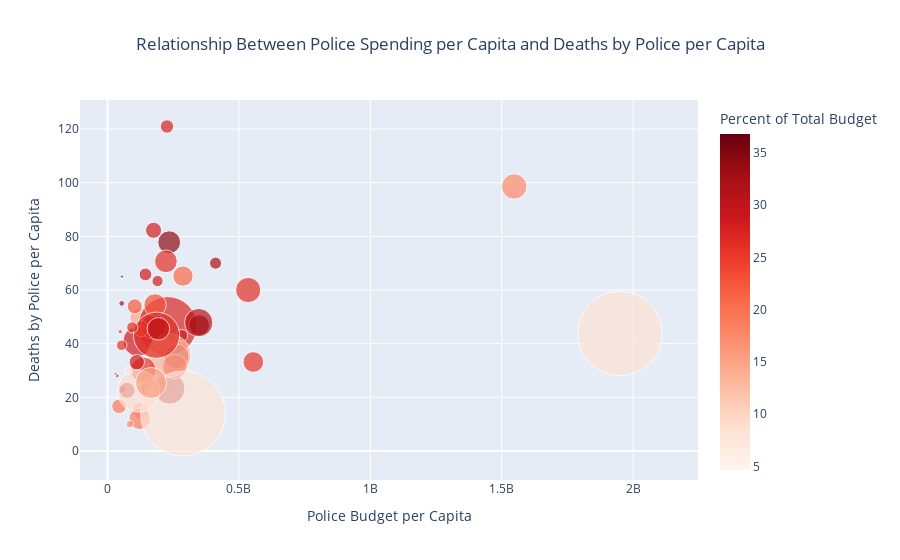

This figure's notebook cell:
### Markdown cell above
The correlation coefficient between police budget and the number of deaths by police is approximately **0.78**.

### Interpretation:
- **Correlation Coefficient (0.78)**: This indicates a strong positive correlation between police budget and the number of deaths by police. In other words, states with higher police budgets tend to have a higher number of deaths by police.

### Code cell
import pandas as pd
import plotly.express as px

# Load the cleaned datasets (assumed to be already loaded as police_killings_data and police_budgets)

# Aggregate police spending data by state
state_budget_data = merged_data.groupby('State').agg({
    'Police Budget': 'sum',
    'Total Budget': 'sum'
}).reset_index()

# Aggregate the number of police deaths by state
state_deaths_data = police_killings_data.groupby('State').size().reset_index(name='Number of Deaths')

# Combine the aggregated police spending and deaths data by state
combined_data = pd.merge(state_budget_data, state_deaths_data, on='State', how='outer')

# Add population data
population_data = {
    'AL': 4.9, 'AK': 0.7, 'AZ': 7.3, 'AR': 3.0, 'CA': 39.5, 'CO': 5.8, 'CT': 3.6, 'DE': 1.0, 'FL': 21.5, 'GA': 10.7,
    'HI': 1.4, 'ID': 1.8, 'IL': 12.7, 'IN': 6.7, 'IA': 3.2, 'KS': 2.9, 'KY': 4.5, 'LA': 4.6, 'ME': 1.3, 'MD': 6.0,
    'MA': 6.9, 'MI': 10.0, 'MN': 5.6, 'MS': 2.9, 'MO': 6.1, 'MT': 1.1, 'NE': 1.9, 'NV': 3.1, 'NH': 1.4, 'NJ': 8.9,
    'NM': 2.1, 'NY': 19.3, 'NC': 10.5, 'ND': 0.8, 'OH': 11.7, 'OK': 4.0, 'OR': 4.2, 'PA': 12.8, 'RI': 1.1, 'SC': 5.1,
    'SD': 0.9, 'TN': 6.9, 'TX': 29.0, 'UT': 3.3, 'VT': 0.6, 'VA': 8.6, 'WA': 7.6, 'WV': 1.8, 'WI': 5.8, 'WY': 0.6
}
combined_data['Population (millions)'] = combined_data['State'].map(population_data)

# Normalize data
combined_data['Police Budget per Capita'] = combined_data['Police Budget'] / combined_data['Population (millions)']
combined_data['Deaths per Capita'] = combined_data['Number of Deaths'] / combined_data['Population (millions)']
combined_data['Percent of Total Budget'] = (combined_data['Police Budget'] / combined_data['Total Budget']) * 100

# Create a scatter plot with normalized values
fig_normalized = px.scatter(
    combined_data,
    x='Police Budget per Capita',
    y='Deaths per Capita',
    size='Total Budget',
    color='Percent of Total Budget',
    hover_name='State',
    hover_data=['Police Budget', 'Total Budget', 'Number of Deaths', 'Population (millions)', 'Percent of Total Budget'],
    title='Relationship Between Police Spending per Capita and Deaths by Police per Capita',
    size_max=60,
    color_continuous_scale='Reds'
)

# Update layout for better visualization
fig_normalized.update_layout(
    title={
        'text': 'Relationship Between Police Spending per Capita and Deaths by Police per Capita',
        'x':0.5,
        'xanchor': 'center'
    },
    xaxis_title='Police Budget per Capita',
    yaxis_title='Deaths by Police per Capita'
)

# Show the plot
fig_normalized.show()

### Figure 1 — Plotly figure (JSON) as saved in the notebook; plotly's stock layout.template omitted (floating-point values rounded to 4 significant figures; data arrays with more than 128 entries replaced by an {"elided": "..."} marker saying what was removed)
{"data": [{"customdata": {"elided": "51x5 float values"}, "hovertemplate": "<b>%{hovertext}</b><br><br>Police Budget per Capita=%{x}<br>Deaths per Capita=%{y}<br>Total Budget=%{customdata[1]}<br>Police Budget=%{customdata[0]}<br>Number of Deaths=%{customdata[2]}<br>Population (millions)=%{customdata[3]}<br>Percent of Total Budget=%{marker.color}<extra></extra>", "hovertext": ["AK", "AL", "AR", "AZ", "CA", "CO", "CT", "DC", "DE", "FL", "GA", "HI", "IA", "ID", "IL", "IN", "KS", "KY", "LA", "MA", "MD", "ME", "MI", "MN", "MO", "MS", "MT", "NC", "ND", "NE", "NH", "NJ", "NM", "NV", "NY", "OH", "OK", "OR", "PA", "RI", "SC", "SD", "TN", "TX", "UT", "VA", "VT", "WA", "WI", "WV", "WY"], "legendgroup": "", "marker": {"color": [17.43, 14.74, 26.19, 34.17, 27.02, 26.02, 16.83, 4.667, 29.21, 28.34, 29.75, 14.2, 33.21, 31.57, 32.42, 29.95, 8.225, 23.19, 21.98, 18.8, 26.64, 28.1, 29.87, 28.65, 22.79, 20.68, 32.01, 13.52, 23.56, 25.54, 19.21, 19.03, 27.6, 28.66, 7.973, 25.29, 27.9, 34.78, 8.776, 17.41, 25.79, 23.43, 30.88, 26.22, 25.97, 15.28, 8.267, 29.81, 28.19, 28.15, 36.79], "coloraxis": "coloraxis", "size": [6214082131, 4111212805, 6131469059, 5013569458, 33396012934, 4954300885, 2718309245, 10709066000, 127516557, 8796416896, 6311636690, 2023549954, 530344565, 308072614, 9239632118, 5883443522, 68744429251, 2484451529, 2166755411, 4502020128, 5761594243, 1310264390, 2486998804, 3180435713, 4839741337, 4026066626, 1412718885, 18208841436, 104520893, 4126712377, 1167676452, 2052480448, 1721729131, 1562614588, 69558879704, 6287588599, 2511298410, 4210972504, 17246829332, 539566355, 1064132220, 185636492, 7751626223, 20626127471, 1196078174, 9306450860, 583959158, 4934743108, 2290426943, 1216944663, 90089417], "sizemode": "area", "sizeref": 19320000.0, "symbol": "circle"}, "mode": "markers", "name": "", "orientation": "v", "showlegend": false, "type": "scatter", "x": [1548000000.0, 123600000.0, 535300000.0, 234700000.0, 228500000.0, 222200000.0, 127100000.0, null, 37246810, 116000000.0, 175500000.0, 205300000.0, 55040000.0, 54030000.0, 235900000.0, 263000000.0, 1950000000.0, 128100000.0, 103500000.0, 122700000.0, 255800000.0, 283200000.0, 74290000.0, 162700000.0, 180800000.0, 287100000.0, 411100000.0, 234500000.0, 30780000.0, 554800000.0, 160300000.0, 43870000.0, 226300000.0, 144500000.0, 287300000.0, 135900000.0, 175200000.0, 348729790, 118200000.0, 85390000.0, 53810000.0, 48320000.0, 347000000.0, 186500000.0, 94130000.0, 165400000.0, 80460000.0, 193500000.0, 111300000.0, 190300000.0, 55240000.0], "xaxis": "x", "y": [98.57, 49.59, 60, 77.81, 46.58, 70.69, 15, null, 28, 40.88, 46.45, 40, 23.12, 55, 23.23, 35.22, 43.79, 45.56, 53.91, 12.03, 31.5, 43.08, 22.6, 23.04, 54.43, 65.17, 70, 35.52, 28.75, 33.16, 23.57, 16.63, 121.0, 65.81, 13.94, 30.26, 82.25, 46.9, 22.34, 10, 39.41, 44.44, 47.83, 43.14, 46.06, 25.35, 30, 45.53, 33.1, 63.33, 65], "yaxis": "y"}], "layout": {"autosize": true, "coloraxis": {"colorbar": {"title": {"text": "Percent of Total Budget"}}, "colorscale": [[0, "rgb(255,245,240)"], [0.125, "rgb(254,224,210)"], [0.25, "rgb(252,187,161)"], [0.375, "rgb(252,146,114)"], [0.5, "rgb(251,106,74)"], [0.625, "rgb(239,59,44)"], [0.75, "rgb(203,24,29)"], [0.875, "rgb(165,15,21)"], [1, "rgb(103,0,13)"]]}, "legend": {"itemsizing": "constant", "tracegroupgap": 0}, "title": {"text": "Relationship Between Police Spending per Capita and Deaths by Police per Capita", "x": 0.5, "xanchor": "center"}, "xaxis": {"anchor": "y", "autorange": true, "domain": [0, 1], "range": [-93200000.0, 2195000000.0], "title": {"text": "Police Budget per Capita"}, "type": "linear"}, "yaxis": {"anchor": "x", "autorange": true, "domain": [0, 1], "range": [-42.45, 137.4], "title": {"text": "Deaths by Police per Capita"}, "type": "linear"}}}
